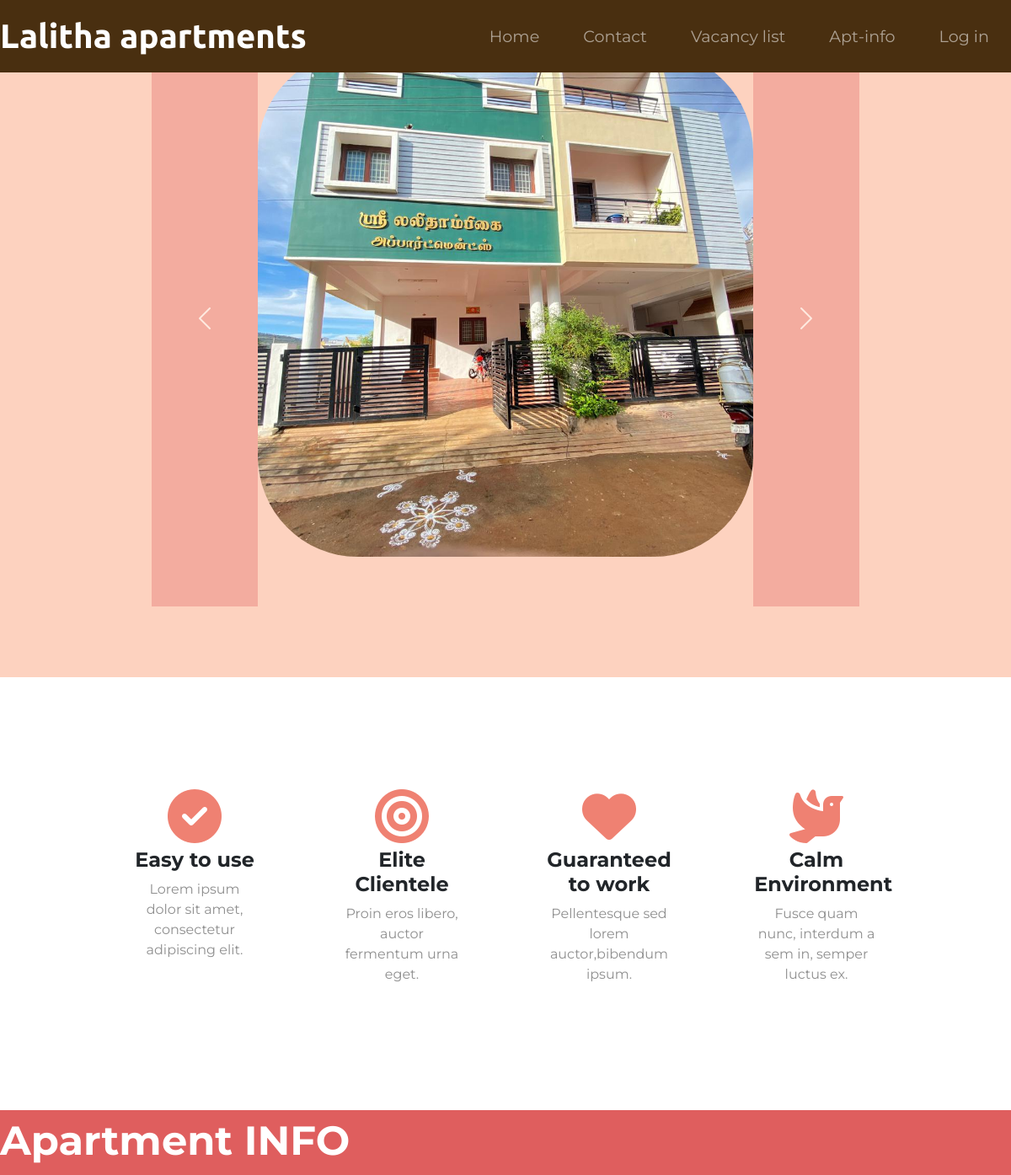
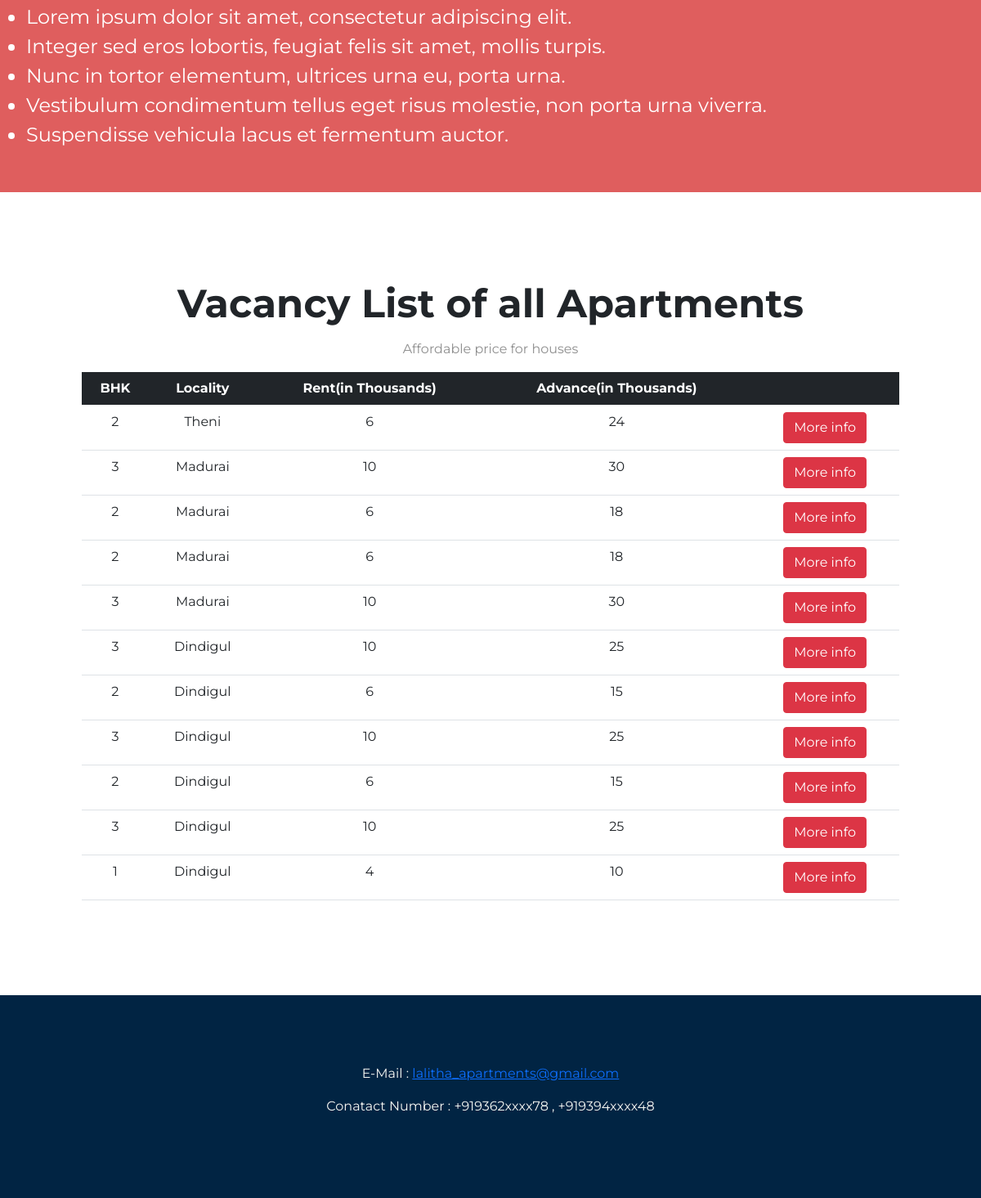
The page /home on the database its author committed (2 pictures, top to bottom).
### rems/models.py (models this page shows, shortened)
class House(db.Model):
    __tablename__ = 'house'
    id = db.Column(db.Integer, primary_key=True)
    house_num = db.Column(db.String(5), index=True, unique=False)
    bhk = db.Column(db.String(3), index=True, unique=False)
    rent = db.Column(db.String(4), index=True, unique=False)
    advance = db.Column(db.String(4), index=True, unique=False)
    vacancy = db.Column(db.Boolean, index=True, nullable=False, unique=False)
    apt_id = db.Column(db.Integer, db.ForeignKey('apartment.id'))
    tenant = db.relationship("Tenant", uselist=False, backref="house")

class Apartment(db.Model):
    __tablename__ = 'apartment'
    id = db.Column(db.Integer, primary_key=True)
    apt_num = db.Column(db.String(5), index=True, unique=True)
    locality = db.Column(db.String(25), unique=False)
    house = db.relationship("House", uselist=False, backref="apartment")

### rems/routes.py (the view)
@app.route('/')
@app.route('/home')
def index():
    headings = ("BHK", "Locality", "Rent(in Thousands)", "Advance(in Thousands)", " ")
    ap = Apartment.query
    ids = map(lambda x: x.id, ap)
    places = map(lambda x: x.locality, ap)
    locs=dict(zip(ids,places))
    houses = House.query.filter(
        House.id.not_in(map(lambda x: x[0], Tenant.query.with_entities(Tenant.house_id).all()))).all()
    return render_template('homepage.html',headings=headings,houses=houses,apts=locs)

### rems/templates/homepage.html (shortened to what this page needs)
<!DOCTYPE html>
<html>
<head>
  <link href="https://cdn.jsdelivr.net/npm/bootstrap@5.1.0/dist/css/bootstrap.min.css" rel="stylesheet">
  <link rel="stylesheet" type="text/css" href="{{ url_for('static', filename= 'css/homepage.css') }}">
  <link rel="stylesheet" href="https://use.fontawesome.com/releases/v5.14.0/css/all.css">
</head>
<body>
  <section class="coloured" id="title">
    <div class="container-fluid">
      <nav class="navbar navbar-expand-lg navbar-dark fixed-top">
        <a class="navbar-brand" href="">Lalitha apartments</a>
        <div class="collapse navbar-collapse" id="navbarTogglerDemo02">
          <ul class="navbar-nav ms-auto">
            <li class="nav-item">
              <a class="nav-link" href="#title">Home</a>
            </li>
            <li class="nav-item">
              <a class="nav-link" href="#footer">Contact</a>
            </li>
            <li class="nav-item">
              <a class="nav-link" href="#pricing">Vacancy list</a>
            </li>
            <li class="nav-item">
              <a class="nav-link" href="#apartment-info">Apt-info</a>
            </li>
            <li class="nav-item">
              <a class="nav-link" href="{{ url_for('login') }}">Log in</a>
            </li>
          </ul>
        </div>
      </nav>
      <div id="testimonial-carousel" class="carousel slide" data-ride="carousel" data-interval="false">
        <div class="carousel-inner">
          <div class="carousel-item active container-fluid">
            <div class=" col-12">
              <img class="testimonial-img" src="{{ url_for('static', filename= 'images/img-1.jpeg') }}" alt="apartment pic 1">
            </div>
          </div>
        </div>
        <a class="carousel-control-prev" href="#testimonial-carousel" role="button" data-slide="prev">
          <span class="carousel-control-prev-icon"></span>
        </a>
        <a class="carousel-control-next" href="#testimonial-carousel" role="button" data-slide="next">
          <span class="carousel-control-next-icon"></span>
        </a>
      </div>
  </section>
  <section class="white-section" id="features">
    <div class="container-fluid">
      <div class="row">
        <div class=" ftb col-lg-3">
          <i class="fas fa-check-circle fa-4x icfa"></i>
          <h3 class="feature-title">Easy to use</h3>
          <p>Lorem ipsum dolor sit amet, consectetur adipiscing elit.</p>
        </div>
        <div class="ftb col-lg-3">
          <i class="fas fa-bullseye fa-4x icfa"></i>
          <h3 class="feature-title">Elite Clientele</h3>
          <p>Proin eros libero, auctor fermentum urna eget.</p>
        </div>
        <div class="ftb col-lg-3">
          <i class="fas fa-heart fa-4x icfa"></i>
          <h3 class="feature-title">Guaranteed to work</h3>
          <p>Pellentesque sed lorem auctor,bibendum ipsum.</p>
        </div>
        <div class="ftb col-lg-3">
          <i class="fas fa-dove fa-4x icfa"></i>
          <h3 class="feature-title">Calm Environment</h3>
          <p>Fusce quam nunc, interdum a sem in, semper luctus ex.</p>
        </div>
      </div>
    </div>
  </section>
  <section class="coloured" id="apartment-info">
    <h2 class="section-heading">Apartment INFO</h2>
    <ul>
      <li id="rule-list">Lorem ipsum dolor sit amet, consectetur adipiscing elit.</li>
      <li id="rule-list">Integer sed eros lobortis, feugiat felis sit amet, mollis turpis.</li>
      <li id="rule-list">Nunc in tortor elementum, ultrices urna eu, porta urna.</li>
      <li id="rule-list">Vestibulum condimentum tellus eget risus molestie, non porta urna viverra.</li>
      <li id="rule-list">Suspendisse vehicula lacus et fermentum auctor.</li>
    </ul>
  </section>
  <section class="white-section" id="pricing">
    <h2 class="section-heading">Vacancy List of all Apartments</h2>
    <p> Affordable price for houses</p>
    <table class="table table-hover">
      <thead class="table-dark">
        <tr>
            {% for header in headings %}
                <th>{{ header }}</th>
            {% endfor %}
        </tr>
      </thead>
      <tbody>
        {% for house in houses %}
            <tr>
                <td> {{ house.bhk }}</td>
                <td> {{ apts[house.apt_id] }} </td>
                <td> {{ house.rent }} </td>
                <td> {{ house.advance }} </td>
                <td>
                    <button type="button" class="btn btn-danger ">More info</button>
                </td>
            </tr>
        {% endfor %}
      </tbody>
    </table>
  </section>
  <footer class="coloured" id="footer">
    <div class="container-fluid">
      <p style="color:#F7F6F2";>E-Mail : <a href="#">lalitha_apartments@gmail.com</a></p>
      <p style="color:#F7F6F2";>Conatact Number : +919362xxxx78 , +919394xxxx48</p>
    </div>
  </footer>
</body>
</html>

### rems/static/css/homepage.css (style rules this page uses)
body { font-family: "Montserrat"; text-align: center; }
h1,h2,h3,h4,h5,h6 { font-family: "Montserrat"; font-weight: bold; }
p { color: #8f8f8f; }
.container-fluid { padding: 7% 10%; }
.section-heading { font-size: 3rem; line-height: 1.5; }
.coloured { background-color: #FDD2BF; color: #fff; }
.white-section { background-color: #fff; }
.navbar { background-color: #492F10; }
.navbar-brand { font-family: "Ubuntu"; font-size: 2.5rem; font-weight: bold; }
.nav-item { padding: 0 18px; }
.nav-link { font-family: "Montserrat"; font-size: 1.2rem; }
#title { text-align: left; }
#title .container-fluid { padding: 3% 15% 7%; }
#features { position: relative; }
.feature-title { font-size: 1.5rem; }
.ftb { text-align:center; padding: 5%; }
.icfa { color: #ef8172; padding-bottom: 4%; }
.testimonial-img { height: 600px; width:600px; border-radius: 20%; object-fit: cover; text-align: center; max-width: 100%; max-height: 100%; }
.carousel-control-prev , .carousel-control-next { background-color:#E98580; }
#apartment-info { background-color: #DF5E5E; text-align: left; padding-bottom: 3%; }
#rule-list { font-size: 1.5rem; }
#pricing { padding: 100px; }
#footer { background-color: #012443; }

### rows shown on the page
House: bhk "2", rent "6", advance "24"
Apartment: locality "Theni"
House: bhk "3", rent "10", advance "30"
Apartment: locality "Madurai"
House: bhk "2", rent "6", advance "18"
House: bhk "2", rent "6", advance "18"
House: bhk "3", rent "10", advance "30"
House: bhk "3", rent "10", advance "25"
Apartment: locality "Dindigul"
House: bhk "2", rent "6", advance "15"
House: bhk "3", rent "10", advance "25"
House: bhk "2", rent "6", advance "15"
House: bhk "3", rent "10", advance "25"
House: bhk "1", rent "4", advance "10"

### other values the page prints
{{ header }} "BHK" "Locality" "Rent(in Thousands)" "Advance(in Thousands)"
